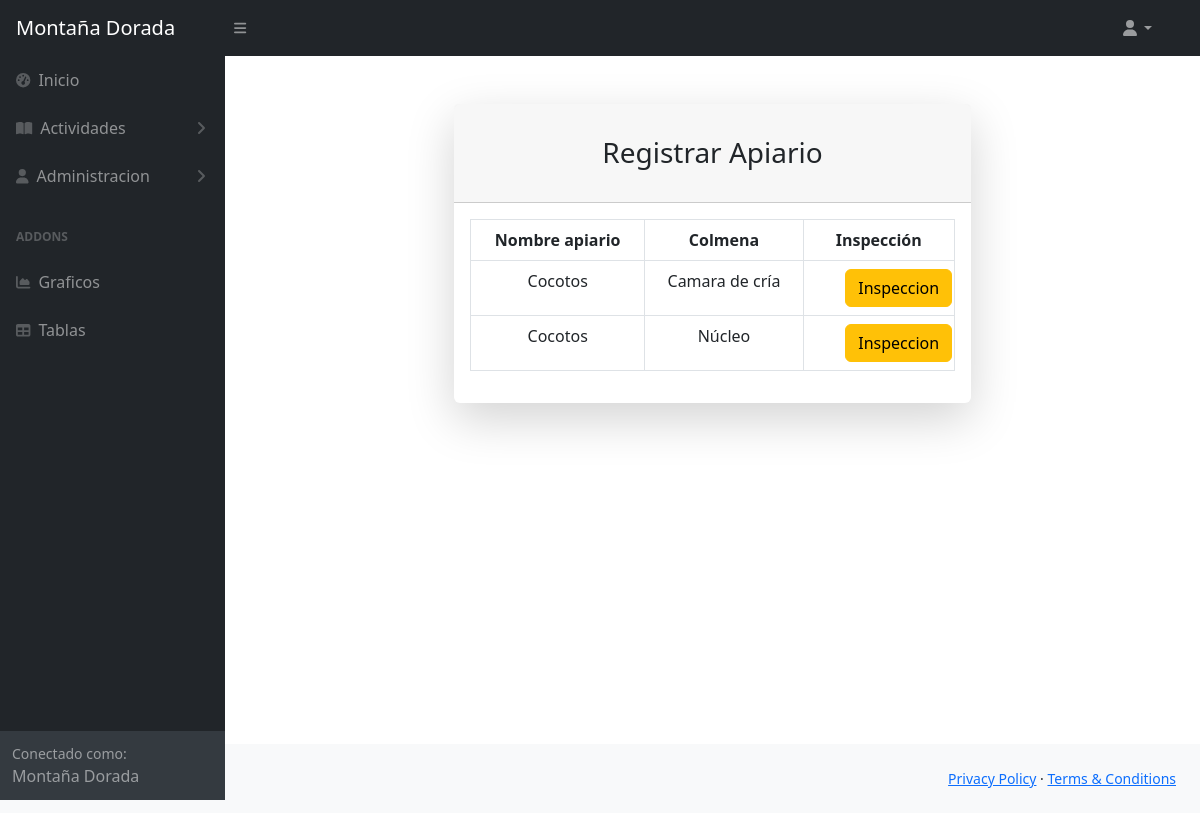
The app's page /layoutAdmin/Colmenas/consulcolmena.php?apiario_id=4 with its own data.
### tables this page shows
CREATE TABLE `colmenas` (
  `id` int(11) NOT NULL,
  `apiario_id` int(20) NOT NULL,
  `tipo` varchar(200) NOT NULL,
  `qr` varchar(200) NOT NULL,
  `fecha_instal` date NOT NULL
);

CREATE TABLE `apiarios` (
  `id` int(11) NOT NULL,
  `nombre` varchar(100) NOT NULL,
  `municipio` varchar(100) NOT NULL,
  `finca` varchar(100) NOT NULL,
  `granjero` varchar(100) NOT NULL,
  `telefono` varchar(70) NOT NULL,
  `fecha_instal` date NOT NULL,
  `ubicacion_map` varchar(300) NOT NULL
);

### layoutAdmin/Colmenas/consulcolmena.php (the view, shortened to what this page needs)
<!DOCTYPE html>
<html lang="es">
<head>
    <link rel="stylesheet" href="/layoutAdmin/css/styles.css">
    <link href="https://cdn.jsdelivr.net/npm/simple-datatables@7.1.2/dist/style.min.css" rel="stylesheet" />
    <link href="../css/styles.css" rel="stylesheet" />
</head>
<body class="sb-nav-fixed">
    <nav class="sb-topnav navbar navbar-expand navbar-dark bg-dark">
        <a class="navbar-brand ps-3" href="../index.html">Montaña Dorada</a>
        <button class="btn btn-link btn-sm order-1 order-lg-0 me-4 me-lg-0" id="sidebarToggle" href="#!"><i class="fas fa-bars"></i></button>
        <form class="d-none d-md-inline-block form-inline ms-auto me-0 me-md-3 my-2 my-md-0">
            <ul class="navbar-nav ms-auto ms-md-0 me-3 me-lg-4">
                <li class="nav-item dropdown">
                    <a class="nav-link dropdown-toggle" id="navbarDropdown" href="#" role="button" data-bs-toggle="dropdown" aria-expanded="false"><i class="fas fa-user fa-fw"></i></a>
                </li>
            </ul>
        </form>
    </nav>
    <div id="layoutSidenav">
        <div id="layoutSidenav_nav">
            <nav class="sb-sidenav accordion sb-sidenav-dark" id="sidenavAccordion">
                <div class="sb-sidenav-menu">
                    <div class="nav">
                        <a class="nav-link" href="../index.html">
                            <div class="sb-nav-link-icon"><i class="fas fa-tachometer-alt"></i></div>
                            Inicio
                        </a>
                        <a class="nav-link collapsed" href="#" data-bs-toggle="collapse" data-bs-target="#collapsePagesApiario" aria-expanded="false" aria-controls="collapsePages">
                            <div class="sb-nav-link-icon"><i class="fas fa-book-open"></i></div>
                            Actividades
                            <div class="sb-sidenav-collapse-arrow"><i class="fas fa-angle-down"></i></div>
                        </a>
                        <a class="nav-link collapsed" href="#" data-bs-toggle="collapse" data-bs-target="#collapsePagesadmin" aria-expanded="false" aria-controls="collapsePages">
                            <div class="sb-nav-link-icon"><i class="fas fa-user"></i></div>
                            Administracion
                            <div class="sb-sidenav-collapse-arrow"><i class="fas fa-angle-down"></i></div>
                        </a>
                        <div class="sb-sidenav-menu-heading">Addons</div>
                        <a class="nav-link" href="charts.html">
                            <div class="sb-nav-link-icon"><i class="fas fa-chart-area"></i></div>
                            Graficos
                        </a>
                        <a class="nav-link" href="tables.html">
                            <div class="sb-nav-link-icon"><i class="fas fa-table"></i></div>
                            Tablas
                        </a>
                    </div>
                </div>
                <div class="sb-sidenav-footer">
                    <div class="small">Conectado como:</div>
                    Montaña Dorada
                </div>
            </nav>
        </div>
        <div id="layoutSidenav_content">
        <main>
                <div class="container-fluid px-4">
                    <div class="container">
                        <div class="row justify-content-center">
                          <div class="col-lg-7">
                            <div class="card shadow-lg border-0 rounded-lg mt-5">
                              <div class="card-header">
                                <h3 class="text-center font-weight-light my-4 ">
                                  Registrar Apiario
                                </h3>
                              </div>
                              <div class="card-body">
                              <div class="table-responsive ">
                              <table id="tablaapiarios" class="table table-bordered table-hover">
                                                <thead class="text-center">
                                                    <tr>
                                                        <th>Nombre apiario</th>
                                                        <th>Colmena</th>
                                                        <th>Inspección</th>
                                                    </tr>
                                                </thead>
                                                <tbody>
                                                    <?php
                                                    include 'conexion.php';
                                                    $apiario_id = $_GET['apiario_id'];
                                                    $sql = "SELECT apiarios.nombre, colmenas.id, colmenas.tipo  FROM colmenas,apiarios where apiarios.id=colmenas.apiario_id AND apiario_id=$apiario_id";
                                                    $result = $conn->query($sql);
                                                    if ($result->num_rows > 0) {
                                                        while ($row = $result->fetch_assoc()) {
                                                            echo "<tr>";
                                                            echo "<td class='text-center'>" . $row["nombre"] . "</td>";
                                                            echo "<td class='text-center'>" . $row["tipo"] . "</td>";
                                                            echo "<td> <form action='./inspeccion/inspeccion.php' method='get'><div class='d-grid gap-2 col-6  mx-auto'><button  type='submit' class='btn btn-warning'>Inspeccion</button></td></div>
                                                                                <input type='hidden' name='colmena_id' value=" . $row["id"] . " />
                                                                                </form></td>";
                                                        }
                                                    } else {
                                                        echo "0 resultados";
                                                    }
                                                    ?>
                              </div>
                                        </div>
                                    </div>
                              </div>
                            </div>
                          </div>
                        </div>
            <footer class="py-4 bg-light mt-auto">
                <div class="container-fluid px-4">
                    <div class="d-flex align-items-center justify-content-between small">
                        <div class="text-muted">Copyright &copy;Tecnoparque 2024</div>
                        <div>
                            <a href="#">Privacy Policy</a>
                            &middot;
                            <a href="#">Terms &amp; Conditions</a>
                        </div>
                    </div>
                </div>
            </footer>
</body>
</html>

### records on screen
colmenas: apiario.nombre "Cocotos", tipo "Camara de cría"
colmenas: apiario.nombre "Cocotos", tipo "Núcleo"
